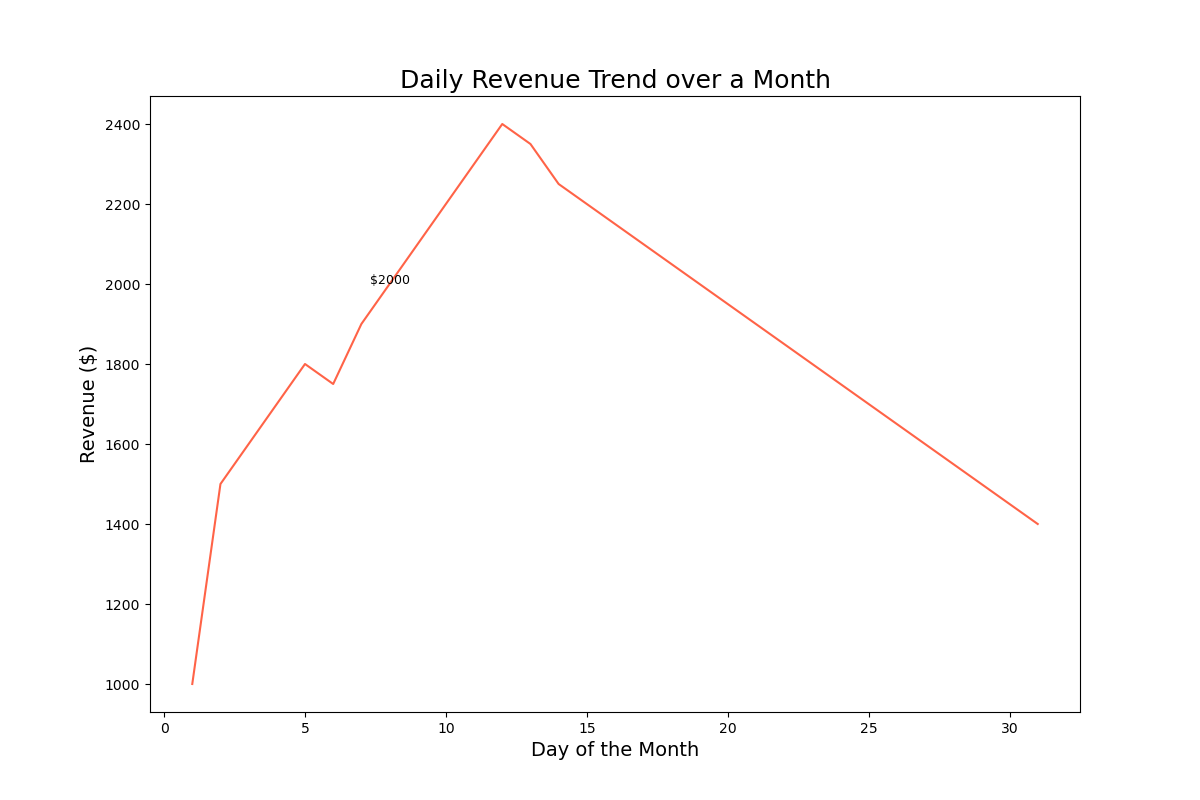

Source code (Python):

import pandas as pd
import seaborn as sns
import matplotlib.pyplot as plt

# Creating a DataFrame using the provided table data
data = {
    'Day': [i for i in range(1, 32)],
    'Revenue': [1000, 1500, 1600, 1700, 1800, 1750, 1900, 2000, 2100, 2200, 2300, 2400, 2350, 2250, 2200, 2150, 2100, 2050, 2000, 1950, 1900, 1850, 1800, 1750, 1700, 1650, 1600, 1550, 1500, 1450, 1400]
}

df = pd.DataFrame(data)

# Customizing plot size
plt.figure(figsize=(12, 8))

# Creating a line plot
sns.lineplot(x='Day', y='Revenue', data=df, color='#FF6347')

# Adding annotations
for day, revenue in zip(data['Day'], data['Revenue']):
    if day == 8:  # example of specific annotation on Day 8
        plt.text(day, revenue, f"${revenue}", fontsize=9, ha='center')

# Setting plot title and labels
plt.title('Daily Revenue Trend over a Month', fontsize=18)
plt.xlabel('Day of the Month', fontsize=14)
plt.ylabel('Revenue ($)', fontsize=14)

# Display the plot
plt.show()
